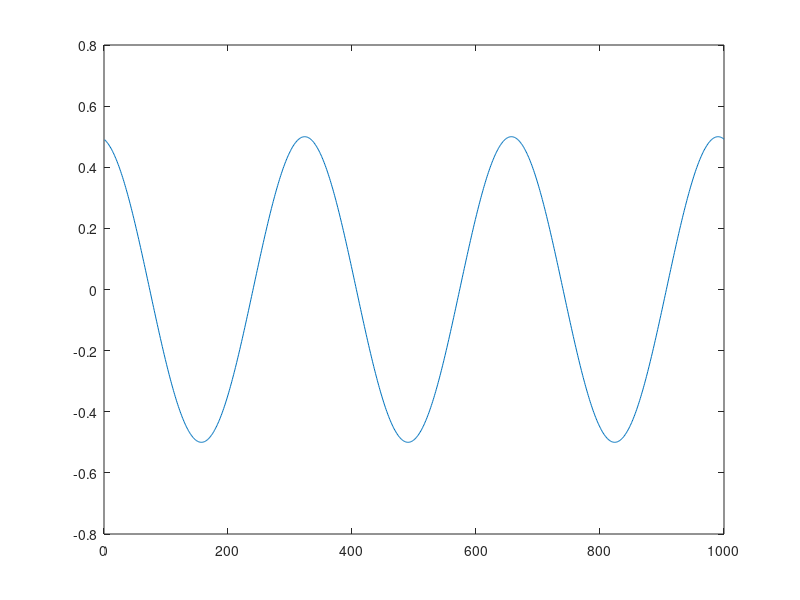
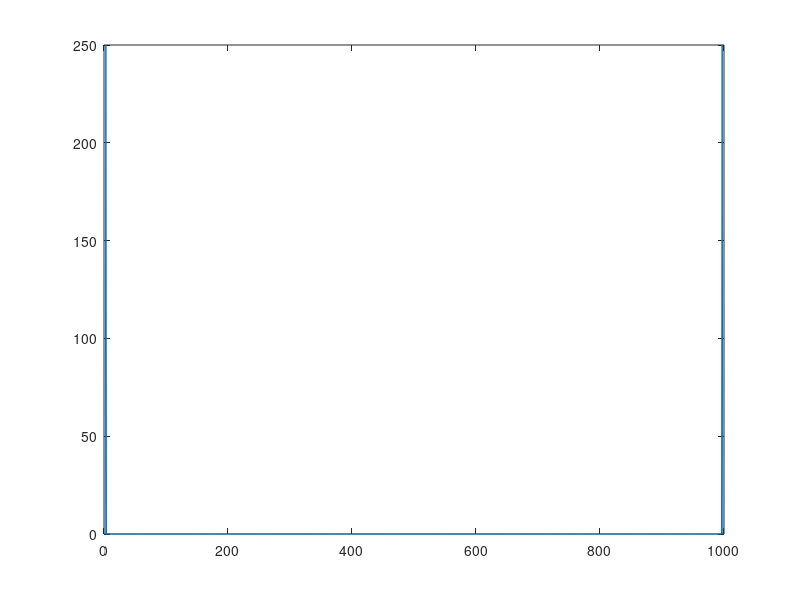

Recreate these plots in MATLAB, in order.
clear all
close all
fs = 1000;
t = 0:1/fs:1-1/fs;
f1 = 3;
time_domain= 0.5*cos(2*pi*f1*t+0.2);
figure
plot (time_domain)
freq_domain=fft(time_domain)
figure
freX = [0:length(freq_domain)-1]
plot(freX, abs(freq_domain))
